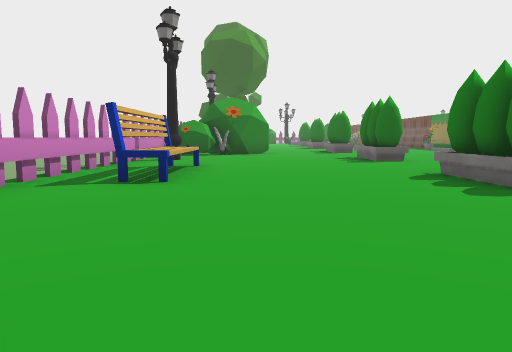
View 1 (above)

24 first-person views from a walk through a Unity game level. The camera is 1.2 m above the floor, tilts 6° down and sees 70° across. The floor is counted in squares, 2 m on a side. Each view is taken from the middle of a square. On the plan, view 1 faces up. The plan holds only what a view shows up to about 10 squares ahead; the rest is blank. The place goes on beyond the plan. Some surface patterns are stand-ins.

View 2
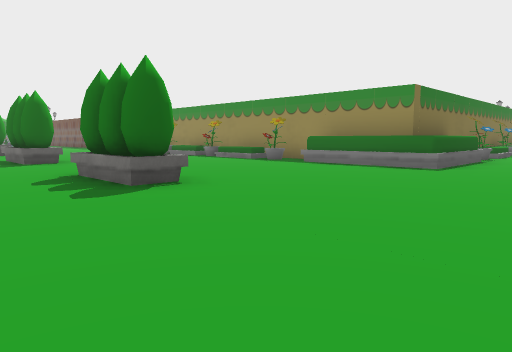

View 3
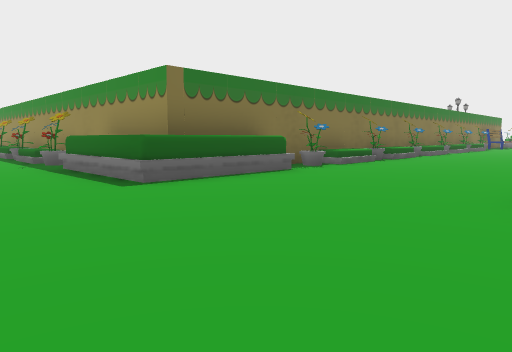

View 4
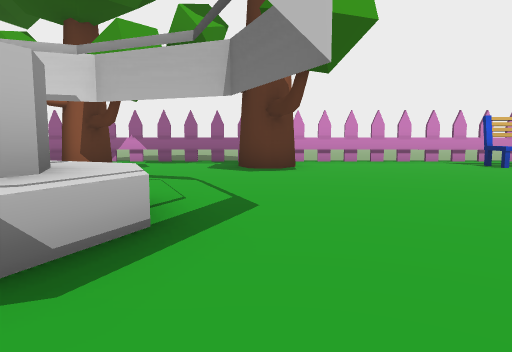

View 5
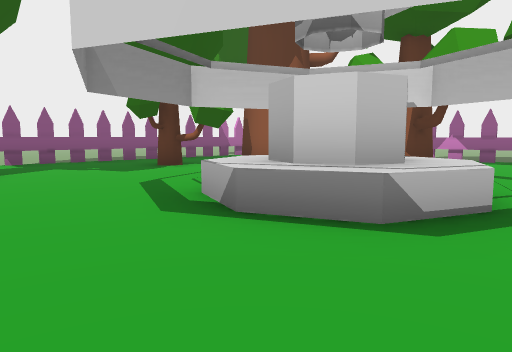

View 6
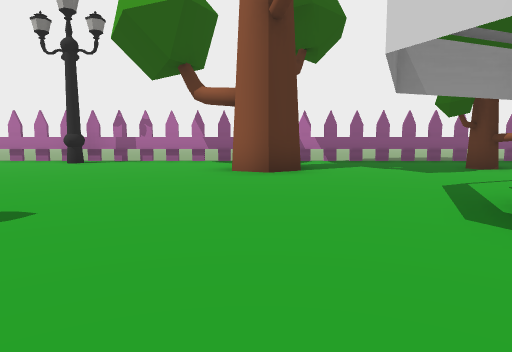

View 7
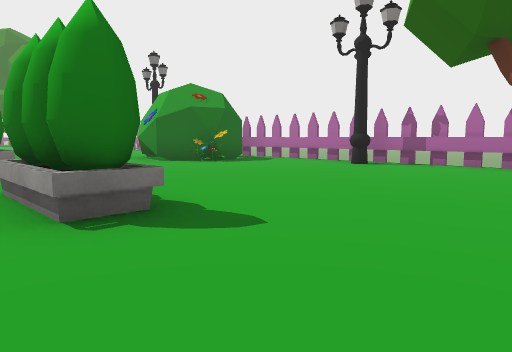

View 8
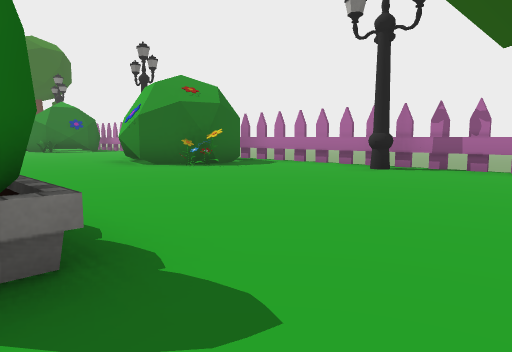

View 9
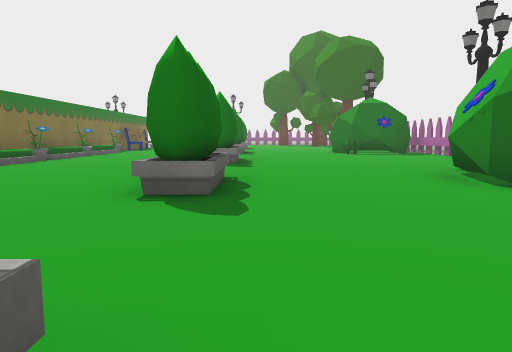

View 10
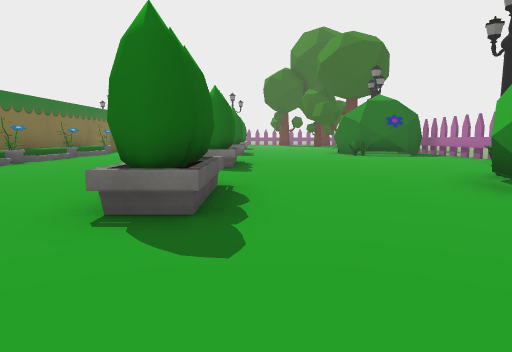

View 11
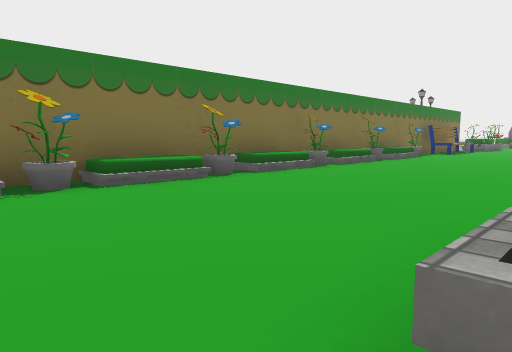

View 12
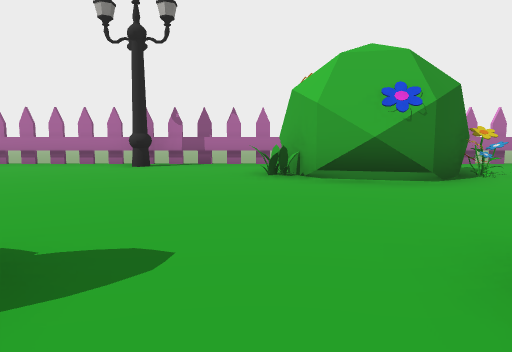

View 13
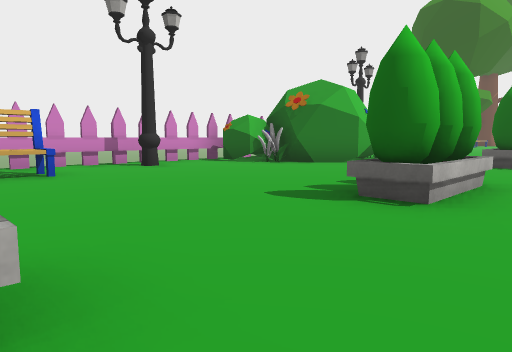

View 14
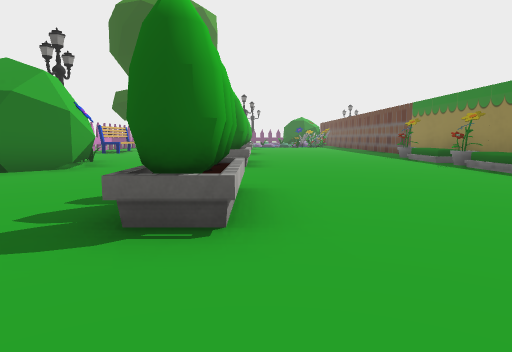

View 15
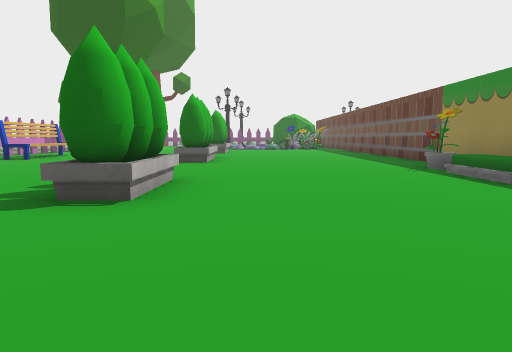

View 16
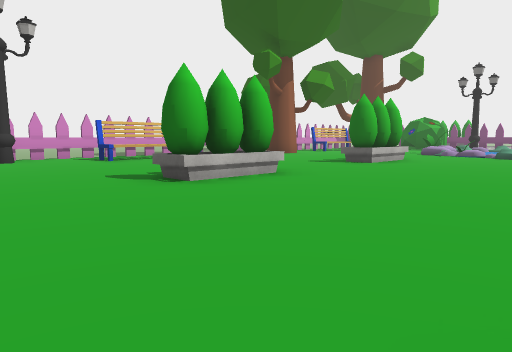

View 17
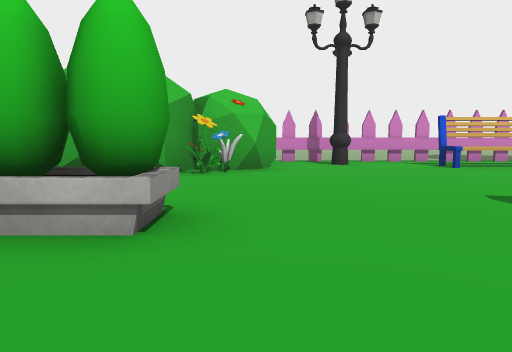

View 18
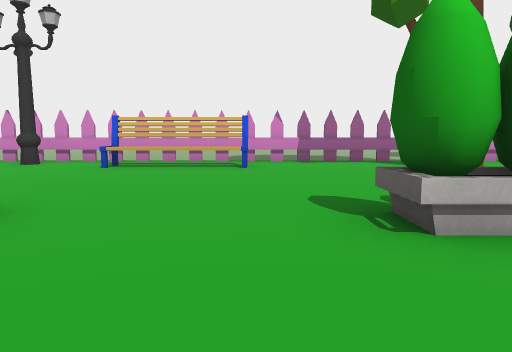

View 19
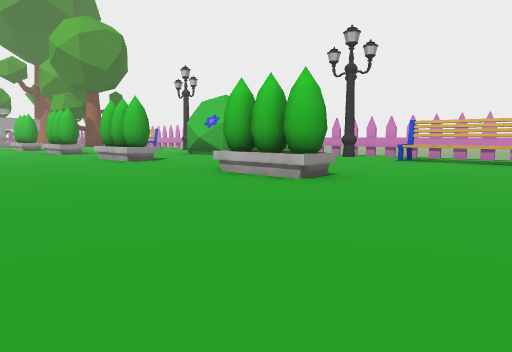

View 20
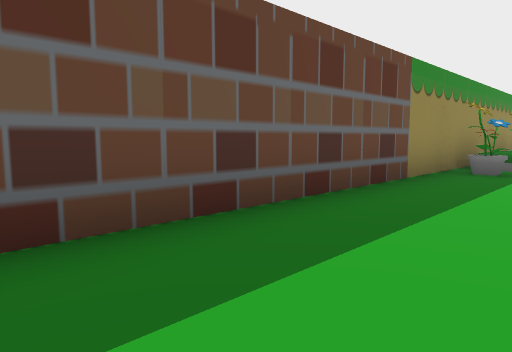

View 21
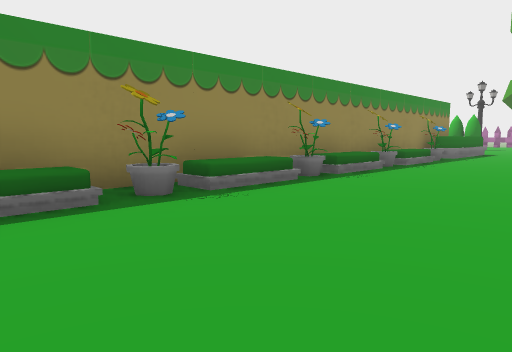

View 22
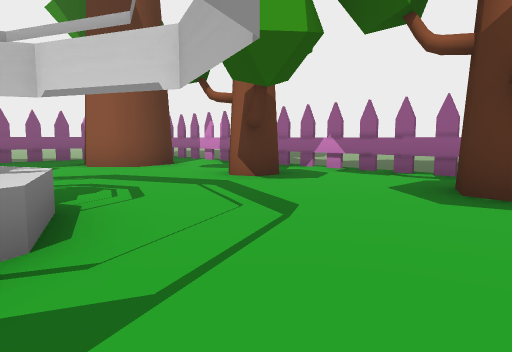

View 23
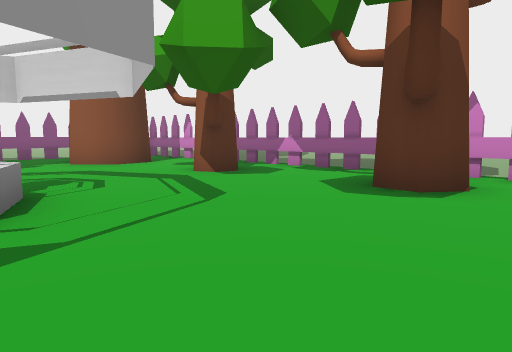

View 24
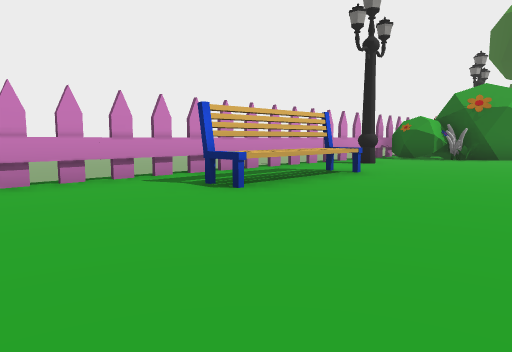

### Floor plan
Key: @ floor where view 1 was taken; # wall or solid block; x gap in a wall; . main floor; - floor 0.25 m lower than the main floor; = window, fence, low wall or low ledge; T thing the floor can be seen under or through; R tree; F flower; O other object.
Columns run from 8 left of view 1 to 22 right of it. Each row starts with its distance up from view 1.
 25      x.....OO....#
 24      #O..........#
 23      #O..........#
 22      #O....O.....#
 21      #O....OO....#
 20      x.....OO....#
 19      #...........#
 18      #...........O
 17       OOF........O
 16        #O..OO....O
 15        ##..OO....O
 14       O #........O
 13       OO.........#
 12      #OO.........O
 11      #.....OO....O
 10      #.....OO....O
  9   -- #...........O
  8   ---#...........#
  7  ----TO..........O
  6 -----TO....OO....#
  5 -----TO....OO....O
  4 -----x.....O.....O
  3      x...........OOOOO#O##O##O#
  2      x.........................
  1      T.........................
  0      TRR@......................
 -1      T....##=..................
 -2   -- x....=##=....OO...OO...OO
 -3   -- #.R..###..................
 -4   -- #..... ...................
 -5      x.........................
 -6      #....R.............#......
 -7      ####..R...#......FF##O....
 -8        #....... .......###.....
 -9        ##x##xx###xx##x##O##x##x
-10
-11                  ----
-12                  ----

Where each view was taken, in squares from view 1:
view 1: 0 up, 0 right, facing up
view 2: 0 up, 1 right, facing up-right
view 3: 2 down, 6 right, facing up-right
view 4: 0 up, 6 right, facing left
view 5: 0 up, 7 right, facing down-left
view 6: 0 up, 7 right, facing down
view 7: 1 down, 7 right, facing down-right
view 8: 2 down, 8 right, facing down-right
view 9: 3 down, 11 right, facing right
view 10: 3 down, 12 right, facing right
view 11: 2 down, 14 right, facing up-right
view 12: 1 down, 18 right, facing down
view 13: 6 up, 5 right, facing up-left
view 14: 7 up, 4 right, facing up
view 15: 11 up, 5 right, facing up
view 16: 17 up, 8 right, facing up-left
view 17: 17 up, 6 right, facing left
view 18: 24 up, 6 right, facing left
view 19: 25 up, 8 right, facing down-left
view 20: 25 up, 7 right, facing down-right
view 21: 17 up, 5 right, facing down-right
view 22: 1 up, 3 right, facing down-left
view 23: 2 up, 3 right, facing down-left
view 24: 2 up, 2 right, facing up-left
